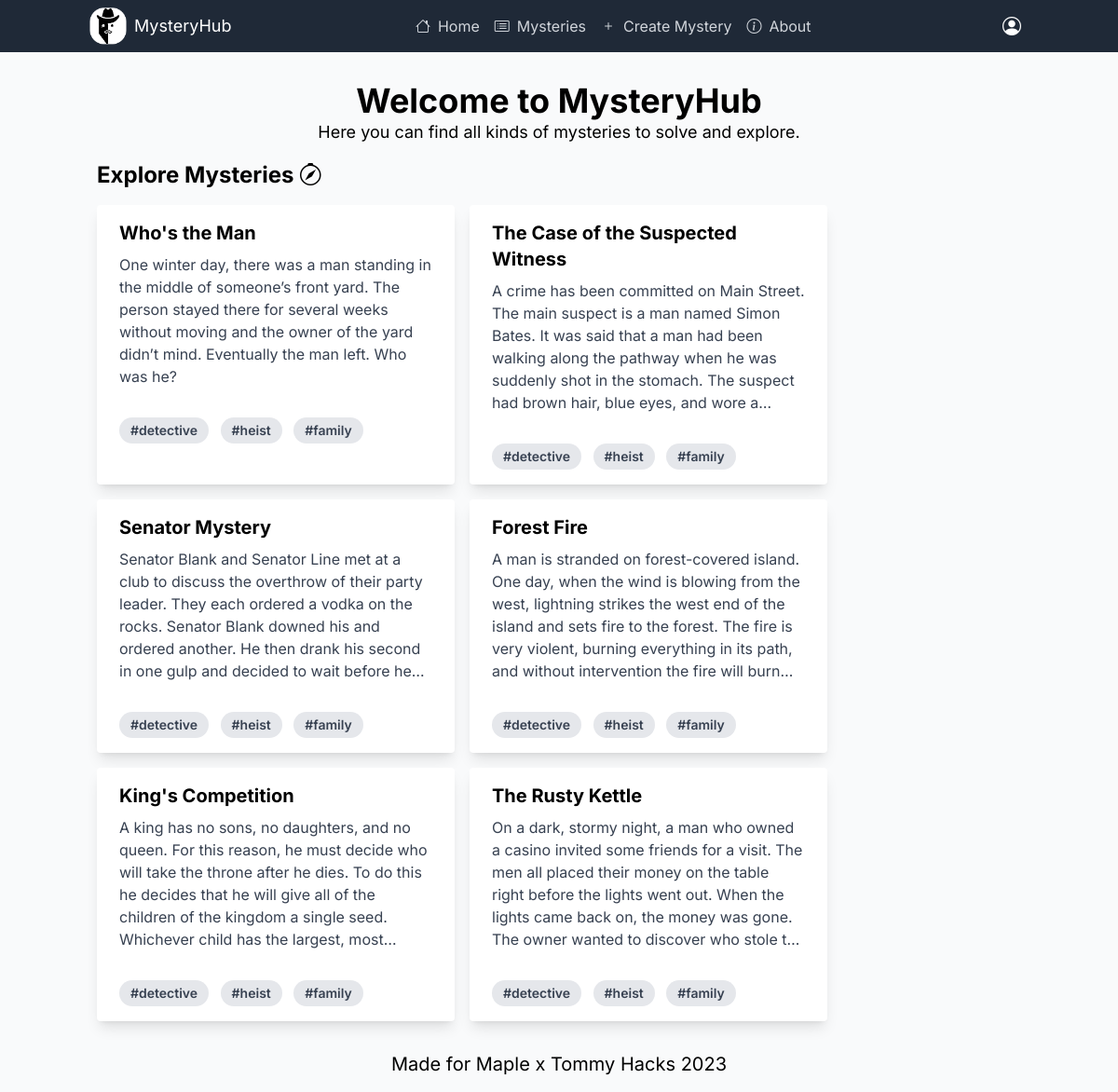
The app's page / (signed in) with its own data.
### mysteries/models.py (models this page shows)
class Mystery(models.Model):
    title = models.CharField(max_length=200)
    description = models.TextField()
    created_by = models.ForeignKey(User, on_delete=models.CASCADE)
    created_at = models.DateTimeField(auto_now_add=True)
    clues = models.TextField()
    is_solved = models.BooleanField(default=False)
    solution = models.TextField()
    tags = models.ManyToManyField(to=Tag, related_name="mysteries", blank=True)

### mysteries/views.py (the view)
# urls.py: path('', views.index, name="index"),
def index(request):
    mysteries = Mystery.objects.all()
    return render(request, 'index.html', {
        "mysteries": mysteries
    })

### mysteries/templates/index.html
{% extends 'layout.html' %}
{% load static %}
{% block body %}
<div class="container mx-auto p-4">
    <h1 class="text-4xl font-bold mt-4 text-center">Welcome to MysteryHub</h1>
    <p class="text-lg text-center">Here you can find all kinds of mysteries to solve and explore.</p>
    <h2 class="text-2xl font-bold my-4">Explore Mysteries <i class="bi bi-compass"></i></h2>
    <div class="flex flex-wrap gap-4 grid-cols-none">
        {% for mystery in mysteries %}
        <a href="{% url 'view_mystery' mystery.id %}" class="max-w-sm rounded overflow-hidden shadow-lg bg-white">
            <div class="px-6 py-4">
                <div class="font-bold text-xl mb-2">{{mystery.title}}</div>
                <p class="text-gray-700 text-base  line-clamp-6">
                    {{mystery.description}}
                </p>
            </div>
            <div class="px-6 py-4">
                <span
                    class="inline-block bg-gray-200 rounded-full px-3 py-1 text-sm font-semibold text-gray-700 mr-2">#detective</span>
                <span
                    class="inline-block bg-gray-200 rounded-full px-3 py-1 text-sm font-semibold text-gray-700 mr-2">#heist</span>
                <span
                    class="inline-block bg-gray-200 rounded-full px-3 py-1 text-sm font-semibold text-gray-700">#family</span>
            </div>
        </a>
        {% endfor %}
    </div>
</div>
<footer class="container mx-auto p-4 text-xl text-center">
    Made for Maple x Tommy Hacks 2023
</footer>
{% endblock %}

### records on screen
Mystery: title "Who's the Man", description "One winter day, there was a man standing in the middle of someone’s front yard. The person stayed there for several weeks without moving and the owner of the yard didn’t mind. Eventually the man left. Who was he?"
Mystery: title "The Case of the Suspected Witness", description "A crime has been committed on Main Street. The main suspect is a man named Simon Bates. It was said that a man had been walking along the pathway when he was suddenly shot in the stomach. The suspect had brown hair, blue eyes, and wore…"
Mystery: title "Senator Mystery", description "Senator Blank and Senator Line met at a club to discuss the overthrow of their party leader. They each ordered a vodka on the rocks. Senator Blank downed his and ordered another. He then drank his second in one gulp and decided to wait before…"
Mystery: title "Forest Fire", description "A man is stranded on forest-covered island. One day, when the wind is blowing from the west, lightning strikes the west end of the island and sets fire to the forest. The fire is very violent, burning everything in its path, and without intervention the fire will…"
Mystery: title "King's Competition", description "A king has no sons, no daughters, and no queen. For this reason, he must decide who will take the throne after he dies. To do this he decides that he will give all of the children of the kingdom a single seed. Whichever child has the largest,…"
Mystery: title "The Rusty Kettle", description "On a dark, stormy night, a man who owned a casino invited some friends for a visit. The men all placed their money on the table right before the lights went out. When the lights came back on, the money was gone. The owner wanted to discover who stole…"
